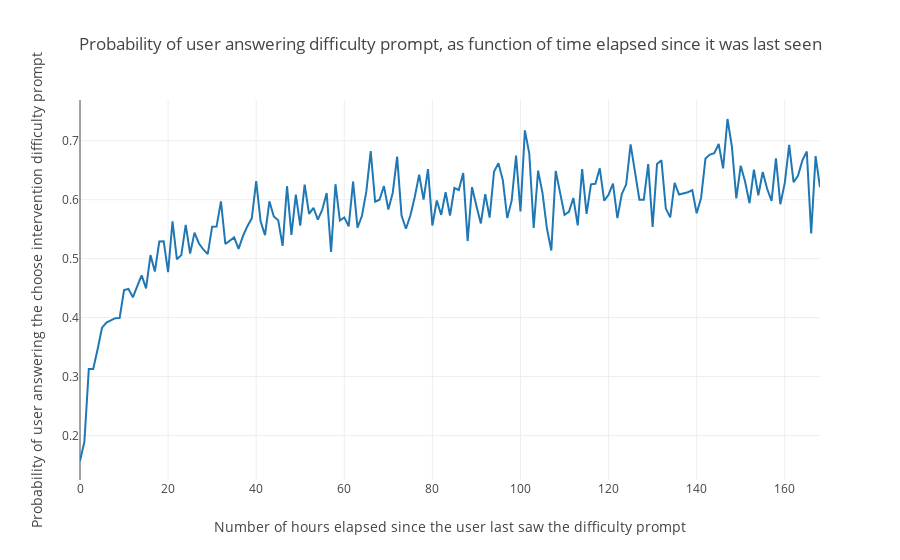

Here is the notebook cell this chart was saved with:
### Markdown cell above
But if we look at it from the perspective of time elapsed since we last asked them, if we’re asking again the same day, there’s a steady fall. Seems it levels out after the first day

### Code cell
from cost_utils_libs import plot_response_rate_since_last_impression_per_hour_oneweek
plot_response_rate_since_last_impression_per_hour_oneweek()

### Figure 1 — Plotly figure (JSON) as saved in the notebook; plotly's stock layout.template omitted (floating-point values rounded to 4 significant figures; data arrays with more than 128 entries replaced by an {"elided": "..."} marker saying what was removed)
{"data": [{"type": "scatter", "uid": "a51c0562-ed44-4bab-9256-ecd2966e3ed0", "x": {"elided": "169 int values"}, "y": {"elided": "169 float values"}}], "layout": {"title": {"text": "Probability of user answering difficulty prompt, as function of time elapsed since it was last seen"}, "xaxis": {"title": {"text": "Number of hours elapsed since the user last saw the difficulty prompt"}}, "yaxis": {"title": {"text": "Probability of user answering the choose intervention difficulty prompt"}}}}
